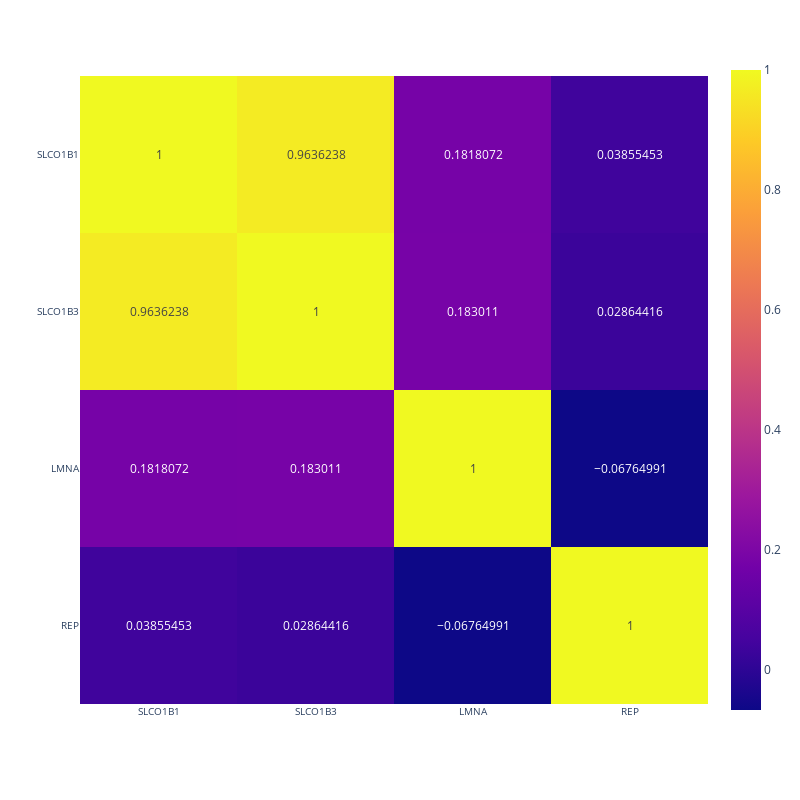

The notebook cell saved with this chart:
### Markdown cell above
Selected binding sites

### Code cell
corr = biotargets_df[['SLCO1B1','SLCO1B3','LMNA','REP']].corr(method='pearson')
fig = px.imshow(corr, text_auto=True, width=800, height=800)

fig.update_layout(
    yaxis=dict(tickfont=dict(size=10)),
    xaxis=dict(tickfont=dict(size=10)))

fig.show()

### Figure 1 — Plotly figure (JSON) as saved in the notebook; plotly's stock layout.template omitted (floating-point values rounded to 4 significant figures)
{"data": [{"coloraxis": "coloraxis", "hovertemplate": "x: %{x}<br>y: %{y}<br>color: %{z}<extra></extra>", "name": "0", "texttemplate": "%{z}", "type": "heatmap", "x": ["SLCO1B1", "SLCO1B3", "LMNA", "REP"], "xaxis": "x", "y": ["SLCO1B1", "SLCO1B3", "LMNA", "REP"], "yaxis": "y", "z": [[1, 0.9636, 0.1818, 0.03855], [0.9636, 1, 0.183, 0.02864], [0.1818, 0.183, 1, -0.06765], [0.03855, 0.02864, -0.06765, 1]]}], "layout": {"coloraxis": {"colorscale": [[0, "#0d0887"], [0.1111, "#46039f"], [0.2222, "#7201a8"], [0.3333, "#9c179e"], [0.4444, "#bd3786"], [0.5556, "#d8576b"], [0.6667, "#ed7953"], [0.7778, "#fb9f3a"], [0.8889, "#fdca26"], [1, "#f0f921"]]}, "height": 800, "margin": {"t": 60}, "width": 800, "xaxis": {"anchor": "y", "constrain": "domain", "domain": [0, 1], "scaleanchor": "y", "tickfont": {"size": 10}}, "yaxis": {"anchor": "x", "autorange": "reversed", "constrain": "domain", "domain": [0, 1], "tickfont": {"size": 10}}}}
